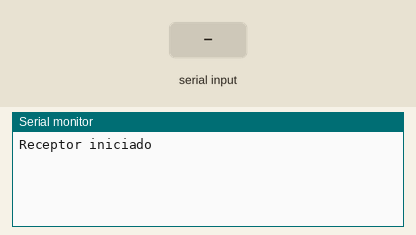
This sketch was run on a simulated ESP32. Parts: the last lines printed to the serial monitor. Inputs (shaded band) come from the test bench.

Above: at 1.2 s.
1.3 s: "1\n" received over the second serial link
At 1.9 s:
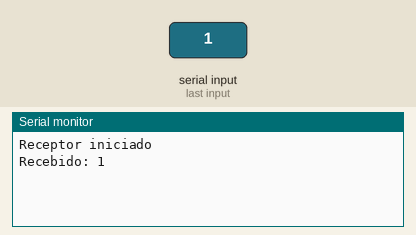
2.8 s: "0\n" received over the second serial link
At 4.0 s:
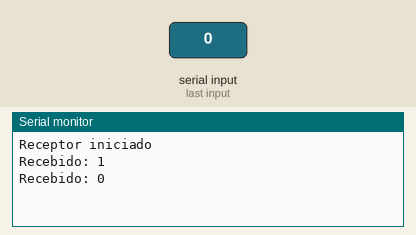
4.3 s: "2\n" received over the second serial link
At 5.4 s:
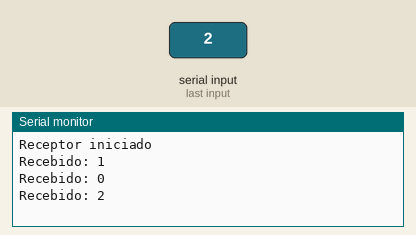

The sketch:

teste_lorar.ino
```cpp
#include <HardwareSerial.h>
HardwareSerial lora(1); // UART1
void setup() {
  Serial.begin(115200); // Monitor serial
  lora.begin(9600, SERIAL_8N1, 16, 17); // RX=16, TX=17
  Serial.println("Receptor iniciado");
}
void loop() {
  if (lora.available())
   {
    String mensagem = lora.readStringUntil('\n');
    Serial.print("Recebido: ");
    Serial.println(mensagem);
  }
}
```

Measured:
- after the input at 1.3 s, the serial monitor: prints a new line at once (image 1)
- after the input at 2.8 s, the serial monitor: prints a new line at once (image 2)
- after the input at 4.3 s, the serial monitor: prints a new line at once (image 3)
